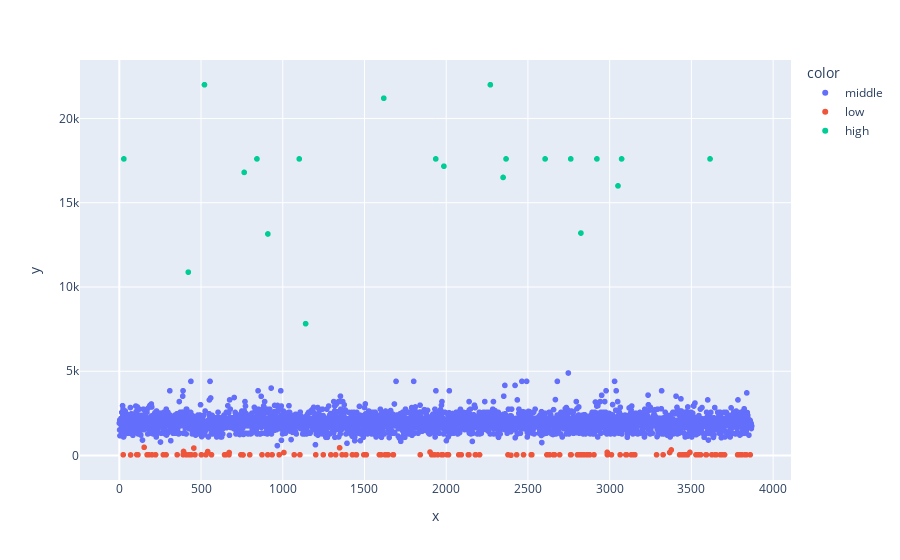

Source (notebook cell):
### Code cell
fig = px.scatter(x=range(len(df_train)), y=yield_by_acre, color=classes)
fig.show()

### Figure 1 — Plotly figure (JSON) as saved in the notebook; plotly's stock layout.template omitted (floating-point values rounded to 4 significant figures; data arrays with more than 128 entries replaced by an {"elided": "..."} marker saying what was removed)
{"data": [{"hovertemplate": "color=middle<br>x=%{x}<br>y=%{y}<extra></extra>", "legendgroup": "middle", "marker": {"color": "#636efa", "symbol": "circle"}, "mode": "markers", "name": "middle", "showlegend": true, "type": "scattergl", "x": {"elided": "3716 int values"}, "xaxis": "x", "y": {"elided": "3716 float values"}, "yaxis": "y"}, {"hovertemplate": "color=low<br>x=%{x}<br>y=%{y}<extra></extra>", "legendgroup": "low", "marker": {"color": "#EF553B", "symbol": "circle"}, "mode": "markers", "name": "low", "showlegend": true, "type": "scattergl", "x": {"elided": "133 int values"}, "xaxis": "x", "y": {"elided": "133 float values"}, "yaxis": "y"}, {"hovertemplate": "color=high<br>x=%{x}<br>y=%{y}<extra></extra>", "legendgroup": "high", "marker": {"color": "#00cc96", "symbol": "circle"}, "mode": "markers", "name": "high", "showlegend": true, "type": "scattergl", "x": [28, 422, 521, 764, 842, 909, 1101, 1140, 1618, 1936, 1986, 2270, 2348, 2366, 2605, 2762, 2824, 2922, 3051, 3073, 3614], "xaxis": "x", "y": [17600, 10880, 22000, 16800, 17600.0, 13150.0, 17600.0, 7822.0, 21200, 17600, 17170.0, 22000, 16500.0, 17600, 17600.0, 17600.0, 13200, 17600, 16000, 17600, 17600.0], "yaxis": "y"}], "layout": {"legend": {"title": {"text": "color"}, "tracegroupgap": 0}, "margin": {"t": 60}, "xaxis": {"anchor": "y", "domain": [0, 1], "title": {"text": "x"}}, "yaxis": {"anchor": "x", "domain": [0, 1], "title": {"text": "y"}}}}
